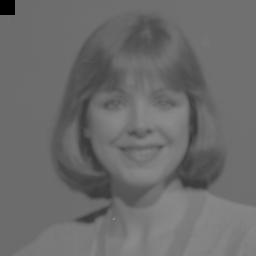
#> input picture ContrastStretching/new_copy.png, 256 x 256 px
$ python ContrastStretching3.py
#> lines starting #> are read from the running program, lines starting #| are printed output that depends on the picture
import cv2
from matplotlib import pyplot as plt
import numpy as np

img = cv2.imread('new_copy.png')
#> img is the input picture: shape (256, 256, 3); min 0, max 139, mean 107.4
height = np.size(img, 0)
#> height = 256
width = np.size(img, 1)
#> width = 256
limit = height*width*10/100
#> limit = 6553.6

#creamos el histograma
color = ('b','g','r')
maxC=0
minC=255
for i, c in enumerate(color):
    histr = cv2.calcHist([img], [i], None, [256], [0, 256])
    plt.plot(histr, color = c)
    plt.xlim([0,256])

#variables
count=0
quantity=0
a=0
b1=255
c=0
d=0

#buscamos la mayor y menor escala de la imagen en el histograma,
#usando los limites y apoyandonos en la variable "quantity"
#buscamos el valor de "c"
for i in histr:
    if (quantity>=limit):
        c=count
        count=0
        quantity=0
        break;
    count=count+1
    quantity=quantity+i[0]
#> this loop made 86 passes
#> (c, count, quantity) on pass 86: (85, 0, 0)
#> (i, count, quantity) on passes 1 to 6: ([225], 1, 225), ([0], 2, 225), ([0], 3, 225), ([0], 4, 225), ([0], 5, 225), ([0], 6, 225)
#> after the loop, c = 85; count = 0; quantity = 0

#invertimos el histograma para buscar el mayor valor, "d"
reversed_histr = histr[::-1]
#> reversed_histr = 256 values, max 10839 at index 147, min 0 at index 0, mean 256
for i in reversed_histr:
    if (quantity>=limit):
        d=255-count
        count=0
        quantity=0
        break;
    count=count+1
    quantity=quantity+i[0]
#> this loop made 129 passes
#> (d, count) on pass 129: (127, 0)
#> count on passes 1 to 6: 1, 2, 3, 4, 5, 6
#> after the loop, count = 0; d = 127; quantity = 0

print(a,b1,c,d)
#| 0 255 85 127

#Alteramos la imagen usando la formula con los limites.
#usamos las condiciones para no pasarnos exceder los limites de la escala de grises
for i in range (width-1):
    for j in range (height-1):
        b,g,r=img[i,j]
        temp1=img[i,j]
        temp=(temp1[0]-c)*((b1-a)/(d-c))+a
        if (temp>255):
            temp=255
        if (temp<0):
            temp=0
        img[i][j]=temp
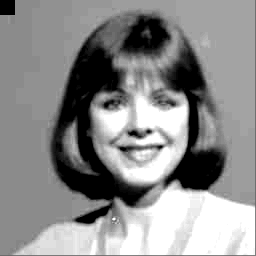
#> img: shape (256, 256, 3); min 0, max 255, mean 139.5
plt.plot(histr)
cv2.imshow('image',img)
plt.show()
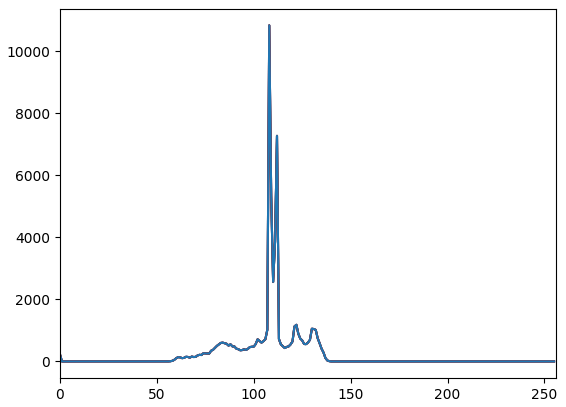
#> figure drawn by matplotlib, 1 panel; curve peaks at x = 108, y = 10839; curve peaks at x = 108, y = 10839; curve peaks at x = 108, y = 10839
